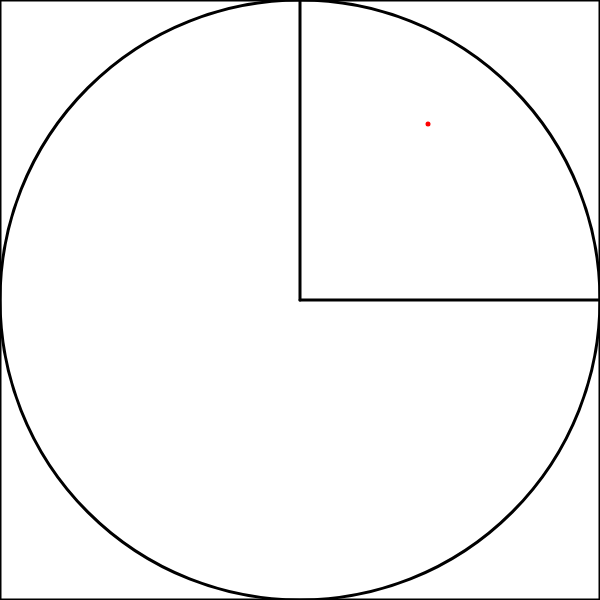
Frame 1 (no input)
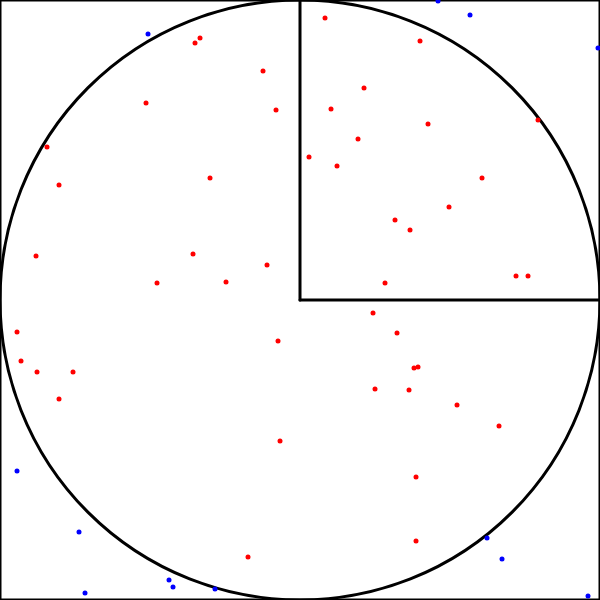
Frame 60 (no input)
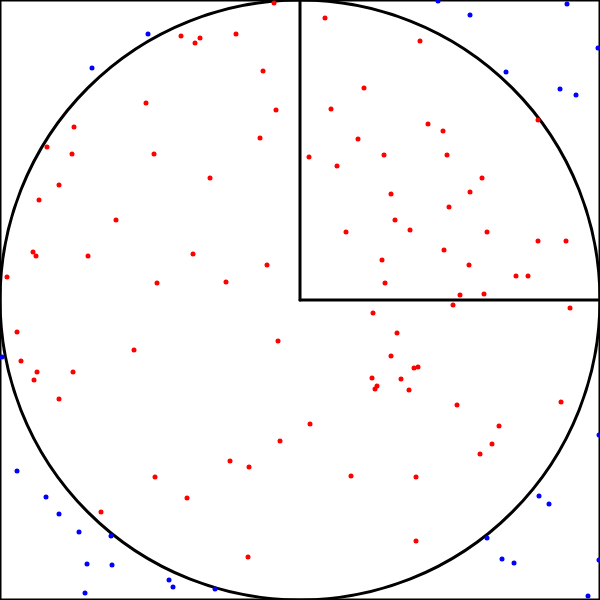
Frame 120 (the mouse pressed at the canvas centre since frame 60)

The p5.js sketch that drew these frames (run headless with seeded random() and noise() and a simulated clock; from frame 60 on, the mouse is pressed at the canvas centre):

// p5.js sketch
// ── sketch.js
let pi;
let totalPoints;
let circlePoints;
let maxPoints = 1000;

function setup() {
  createCanvas(600, 600);
  initValues();
}

function initValues() {
  background(255);
  strokeWeight(3);
  stroke('black');
  noFill();

  circle(width * 0.5, height * 0.5, height);
  rect(0, 0, height);  
  line(width * 0.5, height * 0.5, width, height * 0.5);
  line(width * 0.5, height * 0.5, width * 0.5, 0);

  pi = 0;
  totalPoints = 0;
  circlePoints = 0;
}

function drawNewPoint() {
  let x = floor(random(0, width));
  let y = floor(random(0, height));

  if (dist(x, y, width * 0.5, height * 0.5) <= height * 0.5) {
    circlePoints++;
    stroke('red');
  } else {
    stroke('blue');
  }

  strokeWeight(5);
  point(x, y);
  totalPoints++;

  pi = 4 * (circlePoints / totalPoints);
  // console.log([circlePoints, totalPoints] + ": " + pi);
}

function draw() {
  if (totalPoints < maxPoints)
    drawNewPoint();
  else {
    initValues();
  }
}
